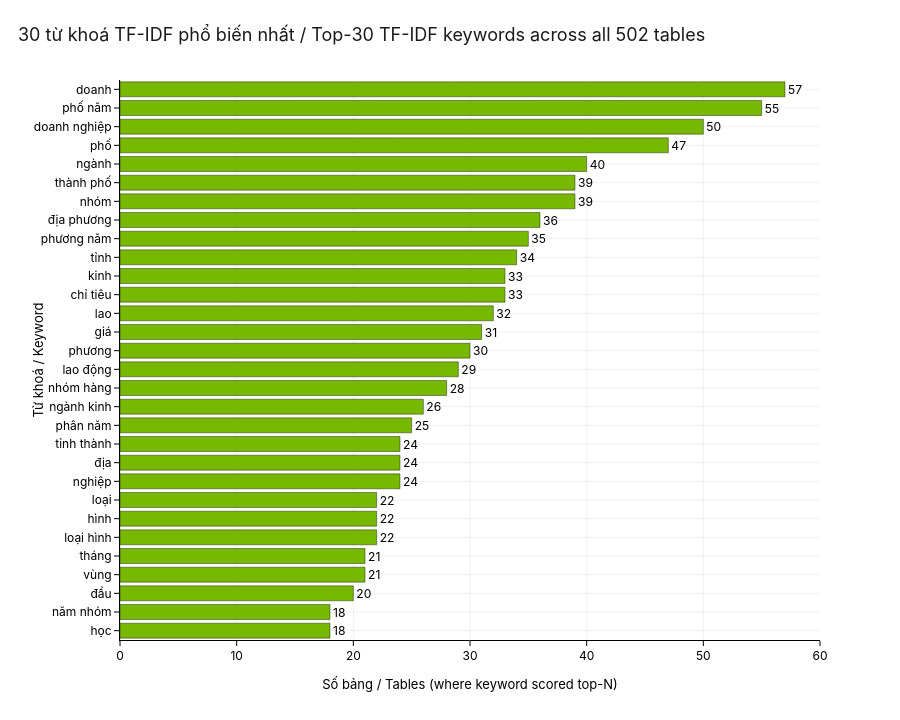

This figure's notebook cell:
### Markdown cell above
## §5 — TF-IDF keyword landscape

The extract stage runs a Vietnamese-friendly TF-IDF (1–2 grams,
`token_pattern=r'(?u)\b[\wÀ-ỹ]{3,}\b'`) over every synthesised table
descriptor. The terms below are those that stuck out most across
the catalog — they're a peek at what the embedder considers
*distinctive* signal, not what's frequent (frequent terms like `Năm`
and `tỉnh` are filtered out by the high `max_df=0.85` cap).

### Code cell
'''Figure 05 — top 30 TF-IDF keywords by frequency-of-appearance.'''
kw_counter = Counter()
for kws in extracted['keywords']:
    if isinstance(kws, list):
        kw_counter.update(kws)
top_kw = pd.DataFrame(kw_counter.most_common(30), columns=['keyword', 'tables'])

fig05 = go.Figure(go.Bar(
    x=top_kw['tables'], y=top_kw['keyword'], orientation='h',
    marker=dict(color=NV_GREEN, line=dict(color=NV_BLACK, width=0.4)),
    text=top_kw['tables'], textposition='outside',
    hovertemplate='<b>%{y}</b><br>%{x} bảng / tables<extra></extra>',
))
fig05.update_layout(
    title='30 từ khoá TF-IDF phổ biến nhất / '
          'Top-30 TF-IDF keywords across all 502 tables',
    xaxis_title='Số bảng / Tables (where keyword scored top-N)',
    yaxis=dict(title='Từ khoá / Keyword',
                categoryorder='total ascending'),
    height=720,
)
apply_nvidia_style(fig05)
save_figure(fig05, '05_keyword_landscape', width=1100, height=720, out_dir=OUT_DIR)
fig05.show()

### Figure 1 — Plotly figure (JSON) as saved in the notebook; plotly's stock layout.template omitted (floating-point values rounded to 4 significant figures)
{"data": [{"cliponaxis": false, "hovertemplate": "<b>%{y}</b><br>%{x} bảng / tables<extra></extra>", "marker": {"color": "#76B900", "line": {"color": "#000000", "width": 0.4}}, "orientation": "h", "text": [57.0, 55.0, 50.0, 47.0, 40.0, 39.0, 39.0, 36.0, 35.0, 34.0, 33.0, 33.0, 32.0, 31.0, 30.0, 29.0, 28.0, 26.0, 25.0, 24.0, 24.0, 24.0, 22.0, 22.0, 22.0, 21.0, 21.0, 20.0, 18.0, 18.0], "textposition": "outside", "type": "bar", "x": [57, 55, 50, 47, 40, 39, 39, 36, 35, 34, 33, 33, 32, 31, 30, 29, 28, 26, 25, 24, 24, 24, 22, 22, 22, 21, 21, 20, 18, 18], "y": ["doanh", "phố năm", "doanh nghiệp", "phố", "ngành", "nhóm", "thành phố", "địa phương", "phương năm", "tỉnh", "chỉ tiêu", "kinh", "lao", "giá", "phương", "lao động", "nhóm hàng", "ngành kinh", "phân năm", "nghiệp", "địa", "tỉnh thành", "loại hình", "hình", "loại", "vùng", "tháng", "đầu", "học", "năm nhóm"]}], "layout": {"colorway": ["#76B900", "#000000", "#888888", "#B5D88A", "#444444", "#CCCCCC"], "font": {"color": "#000000", "family": "NVIDIA Sans, NVIDIASans, NVIDIA, Inter, Helvetica Neue, Helvetica, Arial, sans-serif", "size": 13}, "height": 720, "hoverlabel": {"bgcolor": "#000000", "bordercolor": "#76B900", "font": {"color": "#FFFFFF", "family": "NVIDIA Sans, NVIDIASans, NVIDIA, Inter, Helvetica Neue, Helvetica, Arial, sans-serif", "size": 12}}, "legend": {"bgcolor": "rgba(255,255,255,0.92)", "bordercolor": "#CCCCCC", "borderwidth": 1, "font": {"color": "#000000", "family": "NVIDIA Sans, NVIDIASans, NVIDIA, Inter, Helvetica Neue, Helvetica, Arial, sans-serif", "size": 12}}, "margin": {"b": 80, "l": 120, "r": 80, "t": 80}, "paper_bgcolor": "#FFFFFF", "plot_bgcolor": "#FFFFFF", "title": {"font": {"color": "#1A1A1A", "family": "NVIDIA Sans, NVIDIASans, NVIDIA, Inter, Helvetica Neue, Helvetica, Arial, sans-serif", "size": 18}, "text": "30 từ khoá TF-IDF phổ biến nhất / Top-30 TF-IDF keywords across all 502 tables", "x": 0.02, "xanchor": "left", "y": 0.96}, "xaxis": {"automargin": true, "gridcolor": "rgba(0,0,0,0.06)", "linecolor": "#000000", "linewidth": 1, "mirror": false, "showgrid": true, "showline": true, "tickcolor": "#000000", "tickfont": {"color": "#000000", "family": "NVIDIA Sans, NVIDIASans, NVIDIA, Inter, Helvetica Neue, Helvetica, Arial, sans-serif", "size": 12}, "ticks": "outside", "title": {"font": {"color": "#000000", "family": "NVIDIA Sans, NVIDIASans, NVIDIA, Inter, Helvetica Neue, Helvetica, Arial, sans-serif", "size": 13}, "text": "Số bảng / Tables (where keyword scored top-N)"}, "zeroline": true, "zerolinecolor": "#CCCCCC"}, "yaxis": {"automargin": true, "categoryorder": "total ascending", "gridcolor": "rgba(0,0,0,0.06)", "linecolor": "#000000", "linewidth": 1, "mirror": false, "showgrid": true, "showline": true, "tickcolor": "#000000", "tickfont": {"color": "#000000", "family": "NVIDIA Sans, NVIDIASans, NVIDIA, Inter, Helvetica Neue, Helvetica, Arial, sans-serif", "size": 12}, "ticks": "outside", "title": {"font": {"color": "#000000", "family": "NVIDIA Sans, NVIDIASans, NVIDIA, Inter, Helvetica Neue, Helvetica, Arial, sans-serif", "size": 13}, "text": "Từ khoá / Keyword"}, "zeroline": true, "zerolinecolor": "#CCCCCC"}}}
